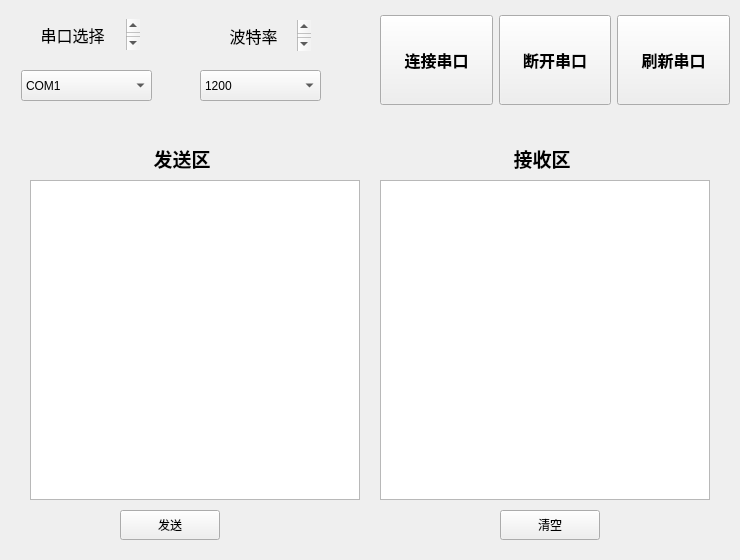
<?xml version="1.0" encoding="UTF-8"?>
<ui version="4.0">
 <class>SerialAssistant</class>
 <widget class="QWidget" name="SerialAssistant">
  <property name="geometry">
   <rect>
    <x>0</x>
    <y>0</y>
    <width>740</width>
    <height>560</height>
   </rect>
  </property>
  <property name="minimumSize">
   <size>
    <width>740</width>
    <height>560</height>
   </size>
  </property>
  <property name="maximumSize">
   <size>
    <width>740</width>
    <height>560</height>
   </size>
  </property>
  <property name="windowTitle">
   <string>SerialAssistant</string>
  </property>
  <widget class="QWidget" name="widget" native="true">
   <property name="geometry">
    <rect>
     <x>0</x>
     <y>0</y>
     <width>350</width>
     <height>120</height>
    </rect>
   </property>
   <property name="minimumSize">
    <size>
     <width>350</width>
     <height>120</height>
    </size>
   </property>
   <property name="maximumSize">
    <size>
     <width>350</width>
     <height>120</height>
    </size>
   </property>
   <widget class="QWidget" name="widget_2" native="true">
    <property name="geometry">
     <rect>
      <x>10</x>
      <y>60</y>
      <width>321</width>
      <height>61</height>
     </rect>
    </property>
    <widget class="QComboBox" name="serialChoose">
     <property name="geometry">
      <rect>
       <x>11</x>
       <y>10</y>
       <width>131</width>
       <height>31</height>
      </rect>
     </property>
     <item>
      <property name="text">
       <string>COM1</string>
      </property>
     </item>
     <item>
      <property name="text">
       <string>COM2</string>
      </property>
     </item>
     <item>
      <property name="text">
       <string>COM3</string>
      </property>
     </item>
    </widget>
    <widget class="QComboBox" name="serialBaudRate">
     <property name="geometry">
      <rect>
       <x>190</x>
       <y>10</y>
       <width>121</width>
       <height>31</height>
      </rect>
     </property>
     <item>
      <property name="text">
       <string>1200</string>
      </property>
     </item>
     <item>
      <property name="text">
       <string>4800</string>
      </property>
     </item>
     <item>
      <property name="text">
       <string>9600</string>
      </property>
     </item>
     <item>
      <property name="text">
       <string>115200</string>
      </property>
     </item>
    </widget>
   </widget>
   <widget class="QWidget" name="widget_3" native="true">
    <property name="geometry">
     <rect>
      <x>10</x>
      <y>10</y>
      <width>331</width>
      <height>41</height>
     </rect>
    </property>
    <widget class="QTextEdit" name="textEdit_2">
     <property name="geometry">
      <rect>
       <x>200</x>
       <y>10</y>
       <width>101</width>
       <height>31</height>
      </rect>
     </property>
     <property name="styleSheet">
      <string notr="true">QTextEdit { background-color: rgba(0, 0, 0, 0); border: none; }</string>
     </property>
     <property name="html">
      <string>&lt;!DOCTYPE HTML PUBLIC &quot;-//W3C//DTD HTML 4.0//EN&quot; &quot;http://www.w3.org/TR/REC-html40/strict.dtd&quot;&gt;
&lt;html&gt;&lt;head&gt;&lt;meta name=&quot;qrichtext&quot; content=&quot;1&quot; /&gt;&lt;style type=&quot;text/css&quot;&gt;
p, li { white-space: pre-wrap; }
&lt;/style&gt;&lt;/head&gt;&lt;body style=&quot; font-family:'SimSun'; font-size:9pt; font-weight:400; font-style:normal;&quot;&gt;
&lt;p align=&quot;center&quot; style=&quot; margin-top:0px; margin-bottom:0px; margin-left:0px; margin-right:0px; -qt-block-indent:0; text-indent:0px;&quot;&gt;&lt;span style=&quot; font-size:12pt;&quot;&gt;波特率&lt;/span&gt;&lt;/p&gt;&lt;/body&gt;&lt;/html&gt;</string>
     </property>
    </widget>
    <widget class="QTextEdit" name="textEdit">
     <property name="geometry">
      <rect>
       <x>9</x>
       <y>9</y>
       <width>121</width>
       <height>31</height>
      </rect>
     </property>
     <property name="styleSheet">
      <string notr="true">QTextEdit { background-color: rgba(0, 0, 0, 0); border: none; }</string>
     </property>
     <property name="html">
      <string>&lt;!DOCTYPE HTML PUBLIC &quot;-//W3C//DTD HTML 4.0//EN&quot; &quot;http://www.w3.org/TR/REC-html40/strict.dtd&quot;&gt;
&lt;html&gt;&lt;head&gt;&lt;meta name=&quot;qrichtext&quot; content=&quot;1&quot; /&gt;&lt;style type=&quot;text/css&quot;&gt;
p, li { white-space: pre-wrap; }
&lt;/style&gt;&lt;/head&gt;&lt;body style=&quot; font-family:'SimSun'; font-size:9pt; font-weight:400; font-style:normal;&quot;&gt;
&lt;p align=&quot;center&quot; style=&quot; margin-top:0px; margin-bottom:0px; margin-left:0px; margin-right:0px; -qt-block-indent:0; text-indent:0px;&quot;&gt;&lt;span style=&quot; font-size:12pt;&quot;&gt;串口选择&lt;/span&gt;&lt;/p&gt;&lt;/body&gt;&lt;/html&gt;</string>
     </property>
    </widget>
   </widget>
  </widget>
  <widget class="QWidget" name="widget_4" native="true">
   <property name="geometry">
    <rect>
     <x>380</x>
     <y>0</y>
     <width>350</width>
     <height>120</height>
    </rect>
   </property>
   <property name="minimumSize">
    <size>
     <width>350</width>
     <height>120</height>
    </size>
   </property>
   <layout class="QHBoxLayout" name="horizontalLayout">
    <item>
     <widget class="QPushButton" name="serialLink">
      <property name="minimumSize">
       <size>
        <width>100</width>
        <height>90</height>
       </size>
      </property>
      <property name="styleSheet">
       <string notr="true">QPushButton {
	font-size:12pt;
	font-family: Arial;
    font-weight: bold;
    /* font-style: italic; */
}</string>
      </property>
      <property name="text">
       <string>连接串口</string>
      </property>
     </widget>
    </item>
    <item>
     <widget class="QPushButton" name="serialBreak">
      <property name="minimumSize">
       <size>
        <width>100</width>
        <height>90</height>
       </size>
      </property>
      <property name="styleSheet">
       <string notr="true">QPushButton {
	font-size:12pt;
	font-family: Arial;
    font-weight: bold;
    /* font-style: italic; */
}</string>
      </property>
      <property name="text">
       <string>断开串口</string>
      </property>
     </widget>
    </item>
    <item>
     <widget class="QPushButton" name="serialRefresh">
      <property name="minimumSize">
       <size>
        <width>100</width>
        <height>90</height>
       </size>
      </property>
      <property name="styleSheet">
       <string notr="true">QPushButton {
	font-size:12pt;
	font-family: Arial;
    font-weight: bold;
    /* font-style: italic; */
}</string>
      </property>
      <property name="text">
       <string>刷新串口</string>
      </property>
     </widget>
    </item>
   </layout>
  </widget>
  <widget class="QWidget" name="widget_5" native="true">
   <property name="geometry">
    <rect>
     <x>10</x>
     <y>120</y>
     <width>720</width>
     <height>420</height>
    </rect>
   </property>
   <property name="minimumSize">
    <size>
     <width>720</width>
     <height>420</height>
    </size>
   </property>
   <property name="maximumSize">
    <size>
     <width>720</width>
     <height>420</height>
    </size>
   </property>
   <widget class="QWidget" name="widget_6" native="true">
    <property name="geometry">
     <rect>
      <x>0</x>
      <y>0</y>
      <width>720</width>
      <height>60</height>
     </rect>
    </property>
    <property name="minimumSize">
     <size>
      <width>720</width>
      <height>60</height>
     </size>
    </property>
    <property name="maximumSize">
     <size>
      <width>720</width>
      <height>60</height>
     </size>
    </property>
    <widget class="QTextEdit" name="textEdit_3">
     <property name="geometry">
      <rect>
       <x>120</x>
       <y>20</y>
       <width>104</width>
       <height>40</height>
      </rect>
     </property>
     <property name="minimumSize">
      <size>
       <width>0</width>
       <height>40</height>
      </size>
     </property>
     <property name="maximumSize">
      <size>
       <width>16777215</width>
       <height>40</height>
      </size>
     </property>
     <property name="styleSheet">
      <string notr="true">QTextEdit { background-color: rgba(0, 0, 0, 0); border: none; }</string>
     </property>
     <property name="html">
      <string>&lt;!DOCTYPE HTML PUBLIC &quot;-//W3C//DTD HTML 4.0//EN&quot; &quot;http://www.w3.org/TR/REC-html40/strict.dtd&quot;&gt;
&lt;html&gt;&lt;head&gt;&lt;meta name=&quot;qrichtext&quot; content=&quot;1&quot; /&gt;&lt;style type=&quot;text/css&quot;&gt;
p, li { white-space: pre-wrap; }
&lt;/style&gt;&lt;/head&gt;&lt;body style=&quot; font-family:'SimSun'; font-size:9pt; font-weight:400; font-style:normal;&quot;&gt;
&lt;p align=&quot;center&quot; style=&quot; margin-top:0px; margin-bottom:0px; margin-left:0px; margin-right:0px; -qt-block-indent:0; text-indent:0px;&quot;&gt;&lt;span style=&quot; font-size:14pt; font-weight:600;&quot;&gt;发送区&lt;/span&gt;&lt;/p&gt;&lt;/body&gt;&lt;/html&gt;</string>
     </property>
    </widget>
    <widget class="QTextEdit" name="textEdit_4">
     <property name="geometry">
      <rect>
       <x>480</x>
       <y>20</y>
       <width>104</width>
       <height>40</height>
      </rect>
     </property>
     <property name="minimumSize">
      <size>
       <width>0</width>
       <height>40</height>
      </size>
     </property>
     <property name="maximumSize">
      <size>
       <width>16777215</width>
       <height>40</height>
      </size>
     </property>
     <property name="styleSheet">
      <string notr="true">QTextEdit { background-color: rgba(0, 0, 0, 0); border: none; }</string>
     </property>
     <property name="html">
      <string>&lt;!DOCTYPE HTML PUBLIC &quot;-//W3C//DTD HTML 4.0//EN&quot; &quot;http://www.w3.org/TR/REC-html40/strict.dtd&quot;&gt;
&lt;html&gt;&lt;head&gt;&lt;meta name=&quot;qrichtext&quot; content=&quot;1&quot; /&gt;&lt;style type=&quot;text/css&quot;&gt;
p, li { white-space: pre-wrap; }
&lt;/style&gt;&lt;/head&gt;&lt;body style=&quot; font-family:'SimSun'; font-size:9pt; font-weight:400; font-style:normal;&quot;&gt;
&lt;p align=&quot;center&quot; style=&quot; margin-top:0px; margin-bottom:0px; margin-left:0px; margin-right:0px; -qt-block-indent:0; text-indent:0px;&quot;&gt;&lt;span style=&quot; font-size:14pt; font-weight:600;&quot;&gt;接收区&lt;/span&gt;&lt;/p&gt;&lt;/body&gt;&lt;/html&gt;</string>
     </property>
    </widget>
   </widget>
   <widget class="QWidget" name="widget_7" native="true">
    <property name="geometry">
     <rect>
      <x>0</x>
      <y>60</y>
      <width>721</width>
      <height>321</height>
     </rect>
    </property>
    <widget class="QPlainTextEdit" name="sendInfo">
     <property name="geometry">
      <rect>
       <x>20</x>
       <y>0</y>
       <width>330</width>
       <height>320</height>
      </rect>
     </property>
     <property name="minimumSize">
      <size>
       <width>330</width>
       <height>320</height>
      </size>
     </property>
     <property name="maximumSize">
      <size>
       <width>16777215</width>
       <height>320</height>
      </size>
     </property>
     <property name="styleSheet">
      <string notr="true">QPlainTextEdit {
	font-size:12pt;
}</string>
     </property>
    </widget>
    <widget class="QPlainTextEdit" name="receiveInfo">
     <property name="geometry">
      <rect>
       <x>370</x>
       <y>0</y>
       <width>330</width>
       <height>320</height>
      </rect>
     </property>
     <property name="minimumSize">
      <size>
       <width>330</width>
       <height>320</height>
      </size>
     </property>
     <property name="maximumSize">
      <size>
       <width>16777215</width>
       <height>320</height>
      </size>
     </property>
     <property name="styleSheet">
      <string notr="true">QPlainTextEdit {
	font-size:12pt;
}</string>
     </property>
    </widget>
   </widget>
   <widget class="QWidget" name="widget_8" native="true">
    <property name="geometry">
     <rect>
      <x>0</x>
      <y>390</y>
      <width>720</width>
      <height>30</height>
     </rect>
    </property>
    <property name="minimumSize">
     <size>
      <width>720</width>
      <height>30</height>
     </size>
    </property>
    <property name="maximumSize">
     <size>
      <width>720</width>
      <height>30</height>
     </size>
    </property>
    <widget class="QPushButton" name="serialInfoClear">
     <property name="geometry">
      <rect>
       <x>490</x>
       <y>0</y>
       <width>100</width>
       <height>30</height>
      </rect>
     </property>
     <property name="minimumSize">
      <size>
       <width>100</width>
       <height>30</height>
      </size>
     </property>
     <property name="maximumSize">
      <size>
       <width>100</width>
       <height>30</height>
      </size>
     </property>
     <property name="text">
      <string>清空</string>
     </property>
    </widget>
    <widget class="QPushButton" name="serialBySendInfo">
     <property name="geometry">
      <rect>
       <x>110</x>
       <y>0</y>
       <width>100</width>
       <height>30</height>
      </rect>
     </property>
     <property name="minimumSize">
      <size>
       <width>100</width>
       <height>30</height>
      </size>
     </property>
     <property name="maximumSize">
      <size>
       <width>100</width>
       <height>30</height>
      </size>
     </property>
     <property name="text">
      <string>发送</string>
     </property>
    </widget>
   </widget>
  </widget>
 </widget>
 <resources/>
 <connections/>
</ui>
